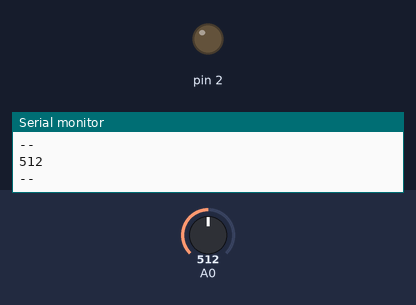
The sketch below on a simulated Arduino Uno, built with avr-gcc and run on an emulated ATmega328P. On the bench: output pins drawn as LEDs (lit = HIGH), the last lines printed to the serial monitor. Inputs (shaded band) come from the test bench; at power-on: A0 = 512.

Above: at 1.3 s.
1.4 s: A0 set to 308
2.9 s: A0 set to 284
At 4.0 s:
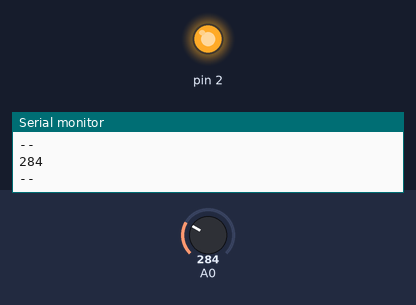
4.5 s: A0 set to 306
At 5.1 s:
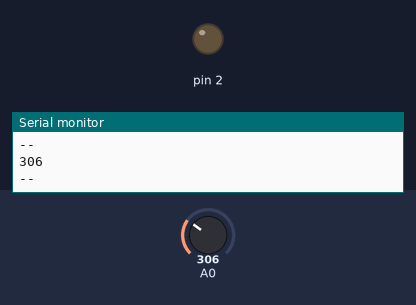
6.0 s: A0 set to 290
At 6.3 s:
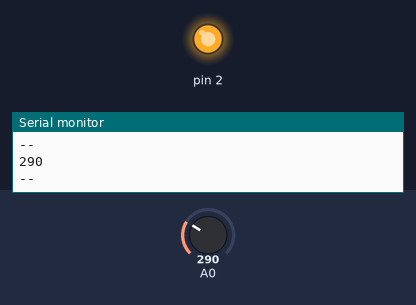
Timing chart, 0 to 8.5 s (numbered marks = the images above; inputs shaded):
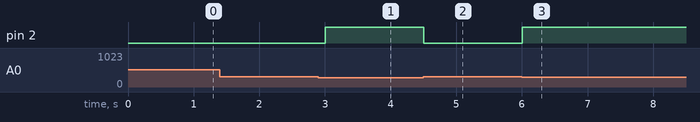

Measured:
- the behaviour switches between 301 and 300 on A0 (found by bisection; images 0 and 1)
- after the input at 2.9 s, pin 2: LOW → HIGH after 0.10 s
- after the input at 4.5 s, pin 2: HIGH → LOW at once
- after the input at 6.0 s, pin 2: LOW → HIGH at once

The sketch:

sketch_CarPark2.ino
```cpp
void setup() {
  // Definindo portas e startando a serial
  Serial.begin(9600);
  pinMode(2, OUTPUT);
  digitalWrite(2, 0);
}

void loop() {
  // Lendo a entrada analógica e salvando na variável
  int sensor = analogRead(A0);

  // Exibindo no monitor serial o valor (debug)
  Serial.println(sensor);
  Serial.println("--");

  // Lógica para acionamento do LED verde
  if (sensor > 300) {
    digitalWrite(2, 0);
  } else {
    digitalWrite(2, 1);
  }

  // Parada para garantir a legibilidade
  delay(500);
}
```
